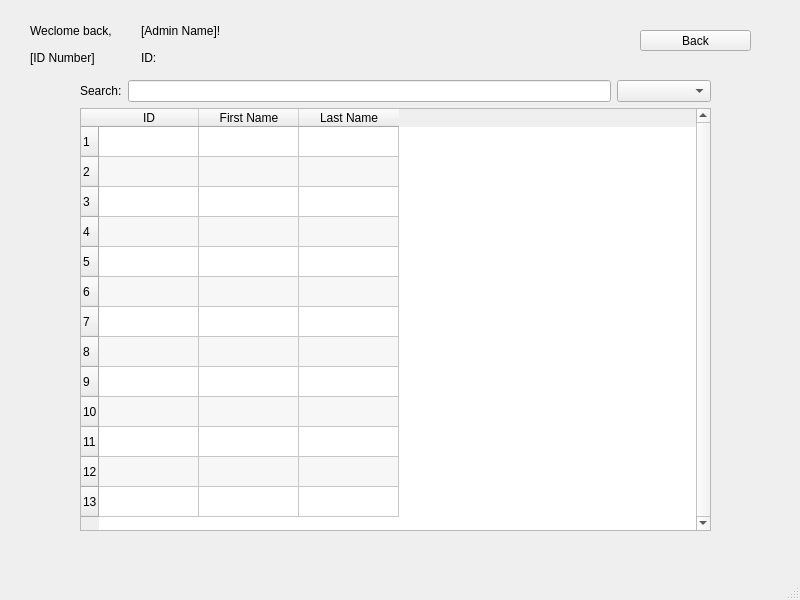
<?xml version="1.0" encoding="UTF-8"?>
<ui version="4.0">
 <class>AuthorSearch</class>
 <widget class="QMainWindow" name="AuthorSearch">
  <property name="geometry">
   <rect>
    <x>0</x>
    <y>0</y>
    <width>800</width>
    <height>600</height>
   </rect>
  </property>
  <property name="windowTitle">
   <string>MainWindow</string>
  </property>
  <widget class="QWidget" name="centralwidget">
   <widget class="QPushButton" name="pushButton_back">
    <property name="geometry">
     <rect>
      <x>640</x>
      <y>30</y>
      <width>111</width>
      <height>21</height>
     </rect>
    </property>
    <property name="text">
     <string>Back</string>
    </property>
   </widget>
   <widget class="QWidget" name="layoutWidget">
    <property name="geometry">
     <rect>
      <x>30</x>
      <y>20</y>
      <width>215</width>
      <height>48</height>
     </rect>
    </property>
    <layout class="QVBoxLayout" name="verticalLayout">
     <item>
      <layout class="QVBoxLayout" name="layoutWelcome">
       <item>
        <layout class="QHBoxLayout" name="horizontalLayout">
         <item>
          <widget class="QLabel" name="label_welcome">
           <property name="text">
            <string>Weclome back,</string>
           </property>
          </widget>
         </item>
         <item>
          <widget class="QLabel" name="label_name">
           <property name="text">
            <string>[Admin Name]!</string>
           </property>
          </widget>
         </item>
        </layout>
       </item>
      </layout>
     </item>
     <item>
      <layout class="QHBoxLayout" name="layoutID">
       <item>
        <widget class="QLabel" name="label_idnum">
         <property name="text">
          <string>[ID Number]</string>
         </property>
        </widget>
       </item>
       <item>
        <widget class="QLabel" name="label_id">
         <property name="enabled">
          <bool>true</bool>
         </property>
         <property name="text">
          <string>ID: </string>
         </property>
        </widget>
       </item>
      </layout>
     </item>
    </layout>
   </widget>
   <widget class="QWidget" name="layoutWidget">
    <property name="geometry">
     <rect>
      <x>80</x>
      <y>80</y>
      <width>631</width>
      <height>451</height>
     </rect>
    </property>
    <layout class="QVBoxLayout" name="verticalLayout_2">
     <item>
      <layout class="QHBoxLayout" name="horizontalLayout_3">
       <item>
        <layout class="QHBoxLayout" name="horizontalLayout_2">
         <item>
          <widget class="QLabel" name="label">
           <property name="text">
            <string>Search:</string>
           </property>
          </widget>
         </item>
         <item>
          <widget class="QLineEdit" name="lineEdit_searchBar"/>
         </item>
        </layout>
       </item>
       <item>
        <widget class="QComboBox" name="comboBox_sort">
         <property name="sizeAdjustPolicy">
          <enum>QComboBox::AdjustToContents</enum>
         </property>
         <property name="placeholderText">
          <string>Sort</string>
         </property>
         <item>
          <property name="text">
           <string>Title A - Z</string>
          </property>
         </item>
         <item>
          <property name="text">
           <string>Title Z - A</string>
          </property>
         </item>
         <item>
          <property name="text">
           <string>Author A - Z</string>
          </property>
         </item>
         <item>
          <property name="text">
           <string>Author Z - A</string>
          </property>
         </item>
         <item>
          <property name="text">
           <string>Genre</string>
          </property>
         </item>
        </widget>
       </item>
      </layout>
     </item>
     <item>
      <widget class="QTableWidget" name="tableWidget">
       <property name="sizePolicy">
        <sizepolicy hsizetype="MinimumExpanding" vsizetype="MinimumExpanding">
         <horstretch>0</horstretch>
         <verstretch>0</verstretch>
        </sizepolicy>
       </property>
       <property name="lineWidth">
        <number>1</number>
       </property>
       <property name="verticalScrollBarPolicy">
        <enum>Qt::ScrollBarAlwaysOn</enum>
       </property>
       <property name="alternatingRowColors">
        <bool>true</bool>
       </property>
       <property name="sortingEnabled">
        <bool>true</bool>
       </property>
       <property name="rowCount">
        <number>13</number>
       </property>
       <property name="columnCount">
        <number>3</number>
       </property>
       <attribute name="horizontalHeaderCascadingSectionResizes">
        <bool>false</bool>
       </attribute>
       <row/>
       <row/>
       <row/>
       <row/>
       <row/>
       <row/>
       <row/>
       <row/>
       <row/>
       <row/>
       <row/>
       <row/>
       <row/>
       <column>
        <property name="text">
         <string>ID</string>
        </property>
       </column>
       <column>
        <property name="text">
         <string>First Name</string>
        </property>
       </column>
       <column>
        <property name="text">
         <string>Last Name</string>
        </property>
       </column>
      </widget>
     </item>
    </layout>
   </widget>
  </widget>
  <widget class="QMenuBar" name="menubar">
   <property name="geometry">
    <rect>
     <x>0</x>
     <y>0</y>
     <width>800</width>
     <height>21</height>
    </rect>
   </property>
  </widget>
  <widget class="QStatusBar" name="statusbar"/>
 </widget>
 <resources/>
 <connections/>
</ui>
